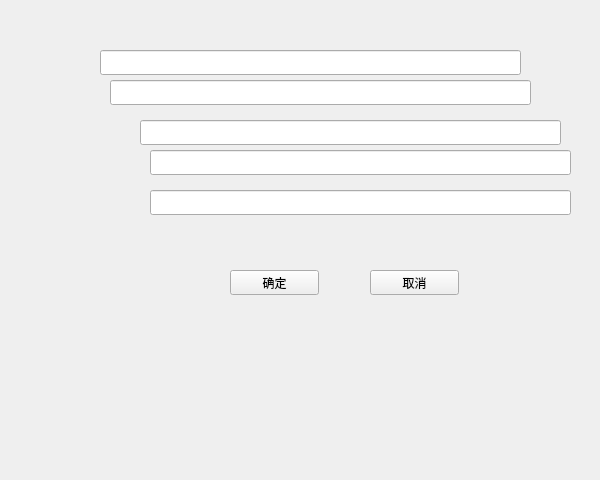
<?xml version="1.0" encoding="UTF-8"?>
<ui version="4.0">
 <class>Register</class>
 <widget class="QWidget" name="Register">
  <property name="geometry">
   <rect>
    <x>0</x>
    <y>0</y>
    <width>600</width>
    <height>480</height>
   </rect>
  </property>
  <property name="windowTitle">
   <string>Form</string>
  </property>
  <widget class="QLineEdit" name="uname">
   <property name="geometry">
    <rect>
     <x>100</x>
     <y>50</y>
     <width>421</width>
     <height>25</height>
    </rect>
   </property>
  </widget>
  <widget class="QLineEdit" name="pwd1">
   <property name="geometry">
    <rect>
     <x>110</x>
     <y>80</y>
     <width>421</width>
     <height>25</height>
    </rect>
   </property>
  </widget>
  <widget class="QLineEdit" name="pwd2">
   <property name="geometry">
    <rect>
     <x>140</x>
     <y>120</y>
     <width>421</width>
     <height>25</height>
    </rect>
   </property>
  </widget>
  <widget class="QLineEdit" name="que">
   <property name="geometry">
    <rect>
     <x>150</x>
     <y>150</y>
     <width>421</width>
     <height>25</height>
    </rect>
   </property>
  </widget>
  <widget class="QLineEdit" name="ans">
   <property name="geometry">
    <rect>
     <x>150</x>
     <y>190</y>
     <width>421</width>
     <height>25</height>
    </rect>
   </property>
  </widget>
  <widget class="QPushButton" name="cancelutton">
   <property name="geometry">
    <rect>
     <x>370</x>
     <y>270</y>
     <width>89</width>
     <height>25</height>
    </rect>
   </property>
   <property name="text">
    <string>取消</string>
   </property>
  </widget>
  <widget class="QPushButton" name="okbutton">
   <property name="geometry">
    <rect>
     <x>230</x>
     <y>270</y>
     <width>89</width>
     <height>25</height>
    </rect>
   </property>
   <property name="text">
    <string>确定</string>
   </property>
  </widget>
 </widget>
 <resources/>
 <connections/>
</ui>
